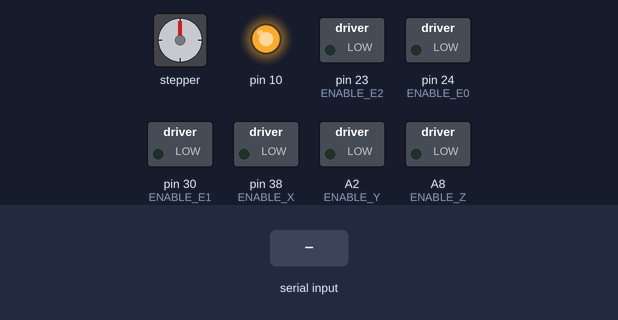
A sketch run on a simulated Arduino Mega 2560, built with avr-gcc and run on an emulated ATmega2560. Shown: stepper motor, switched loads named in the sketch (green lamp = pin HIGH), output pins drawn as LEDs (lit = HIGH). The inputs (shaded band) are chosen by the test bench. Stepper angles assume 3200 steps per turn; what the sketch prints to the serial monitor is not drawn.

Above: at 1.2 s.
1.3 s: "Z" received over Serial
2.8 s: "A" received over Serial
4.3 s: "Z" received over Serial
At 4.45 s:
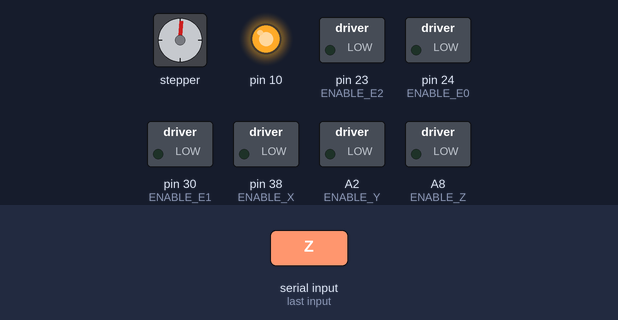
At 5.3 s:
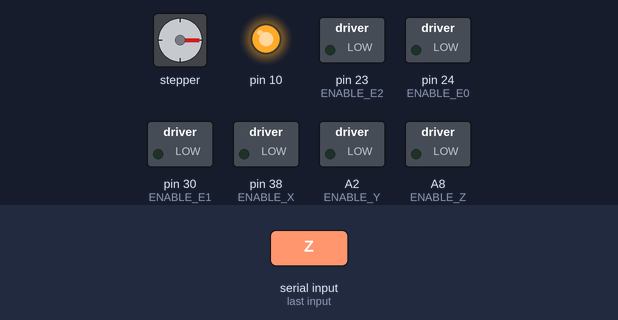
Timing chart, 0 to 7.3 s (numbered marks = the images above; inputs shaded):
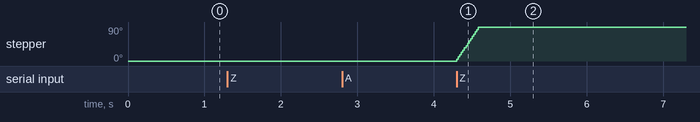

Measured:
- after the input at 1.3 s, every drawn part: stays the same
- after the input at 2.8 s, every drawn part: stays the same
- after the input at 4.3 s, stepper: turns 90° clockwise in 0.30 s, starting at once

The sketch:

CubeSolver01_31.ino
```cpp
// (licence header left out)
#include <Arduino.h>
#include "BasicStepperDriver.h"

char message;
char face;

// Motor steps per revolution. Most steppers are 200 steps or 1.8 degrees/step
#define MOTOR_STEPS 200
#define RPM 50

#define HT 180
#define QT 90
#define NQT -90

// Since microstepping is set externally, make sure this matches the selected mode
// If it doesn't, the motor will move at a different RPM than chosen
// 1=full step, 2=half step etc.
#define MICROSTEPS 16

// All the wires needed for full functionality
#define DIR_X A1
#define STEP_X A0
#define ENABLE_X 38

#define DIR_Y A7
#define STEP_Y A6
#define ENABLE_Y A2

#define DIR_Z 48
#define STEP_Z 46
#define ENABLE_Z A8

#define DIR_E0 28
#define STEP_E0 26
#define ENABLE_E0 24

#define DIR_E1 34
#define STEP_E1 36
#define ENABLE_E1 30

#define DIR_E2 16
#define STEP_E2 17
#define ENABLE_E2 23

void checkmessage();

// 2-wire basic config, microstepping is hardwired on the driver
BasicStepperDriver stepper_X(MOTOR_STEPS, DIR_X, STEP_X);
BasicStepperDriver stepper_Y(MOTOR_STEPS, DIR_Y, STEP_Y);
BasicStepperDriver stepper_Z(MOTOR_STEPS, DIR_Z, STEP_Z);
BasicStepperDriver stepper_E0(MOTOR_STEPS, DIR_E0, STEP_E0);
BasicStepperDriver stepper_E1(MOTOR_STEPS, DIR_E1, STEP_E1);
BasicStepperDriver stepper_E2(MOTOR_STEPS, DIR_E2, STEP_E2);

//Uncomment line to use enable/disable functionality
//BasicStepperDriver stepper(MOTOR_STEPS, DIR, STEP, ENABLE);

void setup() {
    stepper_X.begin(RPM, MICROSTEPS);
    pinMode(ENABLE_X, OUTPUT);
    digitalWrite(ENABLE_X, LOW);
    stepper_X.enable();

    stepper_Y.begin(RPM, MICROSTEPS);
    pinMode(ENABLE_Y, OUTPUT);
    digitalWrite(ENABLE_Y, LOW);
    stepper_Y.enable();

    stepper_Z.begin(RPM, MICROSTEPS);
    pinMode(ENABLE_Z, OUTPUT);
    digitalWrite(ENABLE_Z, LOW);
    stepper_Z.enable();

    stepper_E0.begin(RPM, MICROSTEPS);
    pinMode(ENABLE_E0, OUTPUT);
    digitalWrite(ENABLE_E0, LOW);
    stepper_E0.enable();

    stepper_E1.begin(RPM, MICROSTEPS);
    pinMode(ENABLE_E1, OUTPUT);
    digitalWrite(ENABLE_E1, LOW);
    stepper_E1.enable();

    stepper_E2.begin(RPM, MICROSTEPS);
    pinMode(ENABLE_E2, OUTPUT);
    digitalWrite(ENABLE_E2, LOW);
    stepper_E2.enable();

    pinMode(10, OUTPUT);
    digitalWrite(10, HIGH);

    Serial.begin(9600);

}

void loop() {

     if (Serial.available())
     {
      message = Serial.read();
      checkmessage();
     }


    // energize coils - the motor will hold position
    // stepper_E0.enable();

    /*
     * Moving motor one full revolution using the degree notation
     */
    //stepper_E0.rotate(QT);

    /*
     * Moving motor to original position using steps
     */
    //stepper.move(-MOTOR_STEPS*MICROSTEPS);

    // pause and allow the motor to be moved by hand
    // stepper.disable();

    //delay(1000);
}

void checkmessage()
{
  if (message == 'Z')
  {
      switch(face){

      case 'A':
        stepper_X.rotate(QT);
        break;

      case 'B':
        stepper_Y.rotate(QT);
        break;

      case 'C':
        stepper_Z.rotate(QT);
        break;

      case 'D':
        stepper_E0.rotate(QT);
        break;

      case 'E':
        stepper_E1.rotate(QT);
        break;

      case 'F':
        stepper_E2.rotate(QT);
        break;

      case 'G':
        stepper_X.rotate(NQT);
        break;

      case 'H':
        stepper_Y.rotate(NQT);
        break;

      case 'I':
        stepper_Z.rotate(NQT);
        break;

      case 'J':
        stepper_E0.rotate(NQT);
        break;

      case 'K':
        stepper_E1.rotate(NQT);
        break;

      case 'L':
        stepper_E2.rotate(NQT);
        break;

      case 'M':
        stepper_X.rotate(HT);
        break;

      case 'N':
        stepper_Y.rotate(HT);
        break;

      case 'O':
        stepper_Z.rotate(HT);
        break;

      case 'P':
        stepper_E0.rotate(HT);
        break;

      case 'Q':
        stepper_E1.rotate(HT);
        break;

      case 'R':
        stepper_E2.rotate(HT);
        break;
      }
      Serial.write(message);
  }
  else
  {
    face = message;
    delay(5);
    Serial.write(face);
  }
}
```
